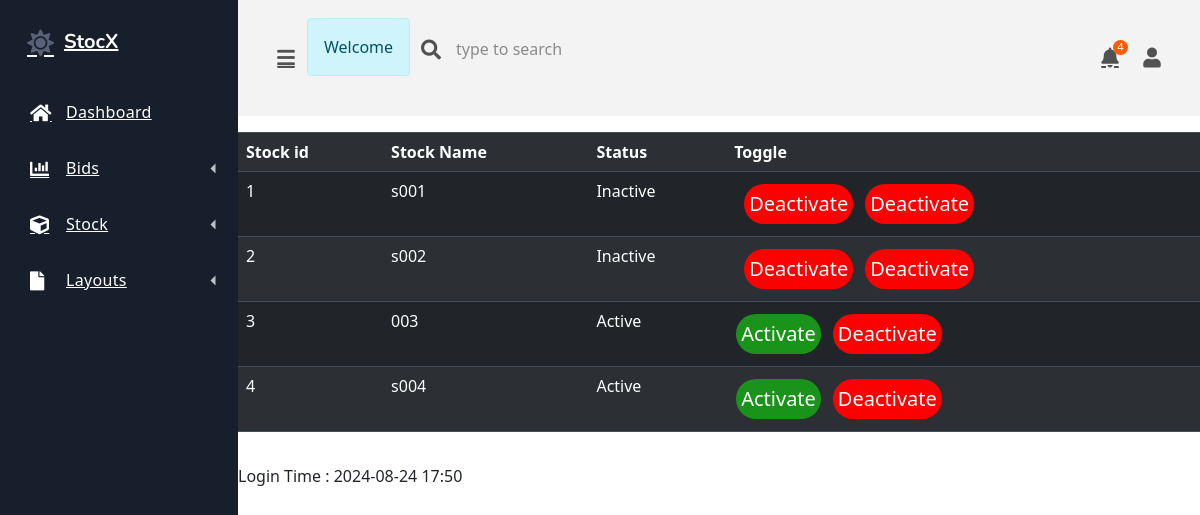
Page /Adashbord/html/testnav.php on the committed database.
### tables this page shows
CREATE TABLE `stock_s` (
  `id` int(11) NOT NULL,
  `stock_name` varchar(25) NOT NULL,
  `status` varchar(25) NOT NULL
);

### Adashbord/html/stock/active_inactive/index.php (the view, shortened to what this page needs)
<?php
	include "config.php";
	$sql = "SELECT * FROM `stock_s`";
	$Sql_query = mysqli_query($conn,$sql);
	$All_courses = mysqli_fetch_all($Sql_query,MYSQLI_ASSOC);
?>
<!DOCTYPE html>
<html lang="en">
<head>
		<link href="https://cdn.jsdelivr.net/npm/bootstrap@5.0.2/dist/css/bootstrap.min.css" rel="stylesheet">
</head>
<body>
	<table class="table table-dark table-striped">
		<tr>
			<th>Stock id</th>
			<th>Stock Name</th>
			<th> Status</th>
			<th>Toggle</th>
		</tr>
		<?php
			foreach ($All_courses as $course) { ?>
			<tr>
				<td><?php echo $course['id']; ?></td>
				<td><?php echo $course['stock_name']; ?></td>
				<td><?php
						if($course['status']=="0")
							echo "Active";
						else
							echo "Inactive";
					?>
				</td>
				<td>
					<?php
					if($course['status']=="1")
						echo
							"<a href=deactivate.php?id=".$course['id']." class='btn red'>Deactivate</a>";
					else
						echo
							"<a href=activate.php?id=".$course['id']." class='btn green'>Activate</a>";
						echo
							"<a href=menu.php?id=".$course['id']." class='btn red'>Deactivate</a>";
					?>
			</tr>
		<?php
				}
		?>
	</table>
</body>
</html>

### Adashbord/html/stock/active_inactive/index.php (style rules this page uses)
.btn { background-color: red; border: none; color: white; padding: 5px 5px; text-align: center; text-decoration: none; display: inline-block; font-size: 20px; margin: 4px 2px; cursor: pointer; border-radius: 20px; }
.green { background-color: #199319; }
.red { background-color: red; margin-left: 10px; }

### rows in the picture
stock_s: id "1", stock_name "s001", status "Inactive"
stock_s: id "2", stock_name "s002", status "Inactive"
stock_s: id "3", stock_name "003", status "Active"
stock_s: id "4", stock_name "s004", status "Active"
